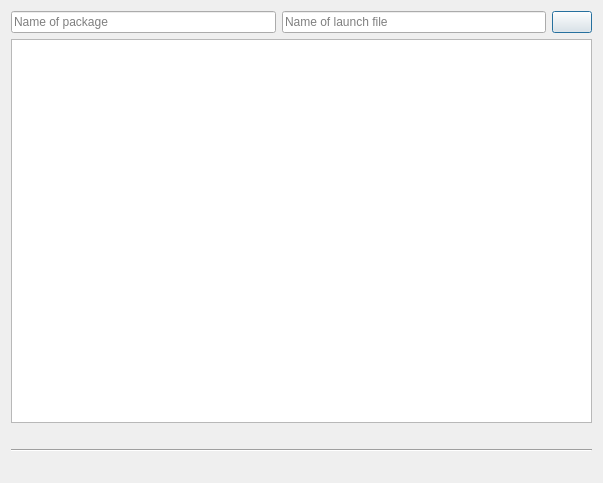
<?xml version="1.0" encoding="UTF-8"?>
<ui version="4.0">
 <class>Form</class>
 <widget class="QWidget" name="Form">
  <property name="geometry">
   <rect>
    <x>0</x>
    <y>0</y>
    <width>603</width>
    <height>483</height>
   </rect>
  </property>
  <property name="windowTitle">
   <string>Launch File Analyzer</string>
  </property>
  <layout class="QVBoxLayout" name="verticalLayout">
   <item>
    <layout class="QHBoxLayout" name="edit_layout">
     <item>
      <widget class="QLineEdit" name="package_edit">
       <property name="placeholderText">
        <string>Name of package</string>
       </property>
      </widget>
     </item>
     <item>
      <widget class="QLineEdit" name="launch_file_edit">
       <property name="placeholderText">
        <string>Name of launch file</string>
       </property>
      </widget>
     </item>
     <item>
      <widget class="QPushButton" name="refresh_button">
       <property name="toolTip">
        <string>Analyze launch file</string>
       </property>
       <property name="text">
        <string/>
       </property>
       <property name="icon">
        <iconset theme="view-refresh">
         <normaloff/>
        </iconset>
       </property>
       <property name="default">
        <bool>true</bool>
       </property>
      </widget>
     </item>
    </layout>
   </item>
   <item>
    <widget class="QTreeView" name="launch_file_tree_view">
     <property name="selectionMode">
      <enum>QAbstractItemView::ExtendedSelection</enum>
     </property>
     <property name="headerHidden">
      <bool>true</bool>
     </property>
    </widget>
   </item>
   <item>
    <widget class="QLabel" name="xml_label">
     <property name="textFormat">
      <enum>Qt::RichText</enum>
     </property>
     <property name="wordWrap">
      <bool>true</bool>
     </property>
     <property name="textInteractionFlags">
      <set>Qt::TextBrowserInteraction</set>
     </property>
    </widget>
   </item>
   <item>
    <widget class="Line" name="line">
     <property name="orientation">
      <enum>Qt::Horizontal</enum>
     </property>
    </widget>
   </item>
   <item>
    <widget class="QLabel" name="current_file_label">
     <property name="textFormat">
      <enum>Qt::RichText</enum>
     </property>
     <property name="alignment">
      <set>Qt::AlignRight|Qt::AlignTrailing|Qt::AlignVCenter</set>
     </property>
     <property name="wordWrap">
      <bool>true</bool>
     </property>
     <property name="openExternalLinks">
      <bool>true</bool>
     </property>
     <property name="textInteractionFlags">
      <set>Qt::LinksAccessibleByKeyboard|Qt::LinksAccessibleByMouse</set>
     </property>
    </widget>
   </item>
  </layout>
 </widget>
 <resources/>
 <connections/>
</ui>
